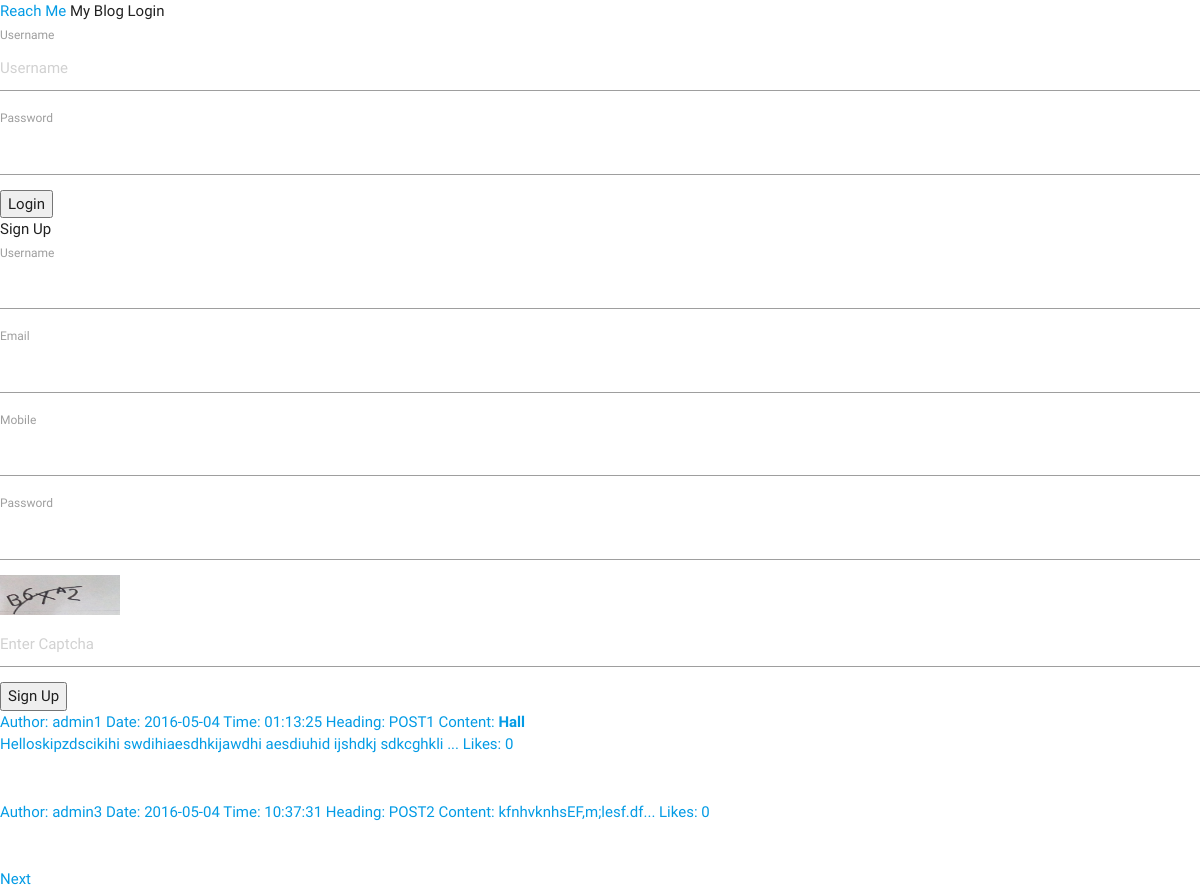
/index.php?p=2, run on an earlier commit of the app's database.
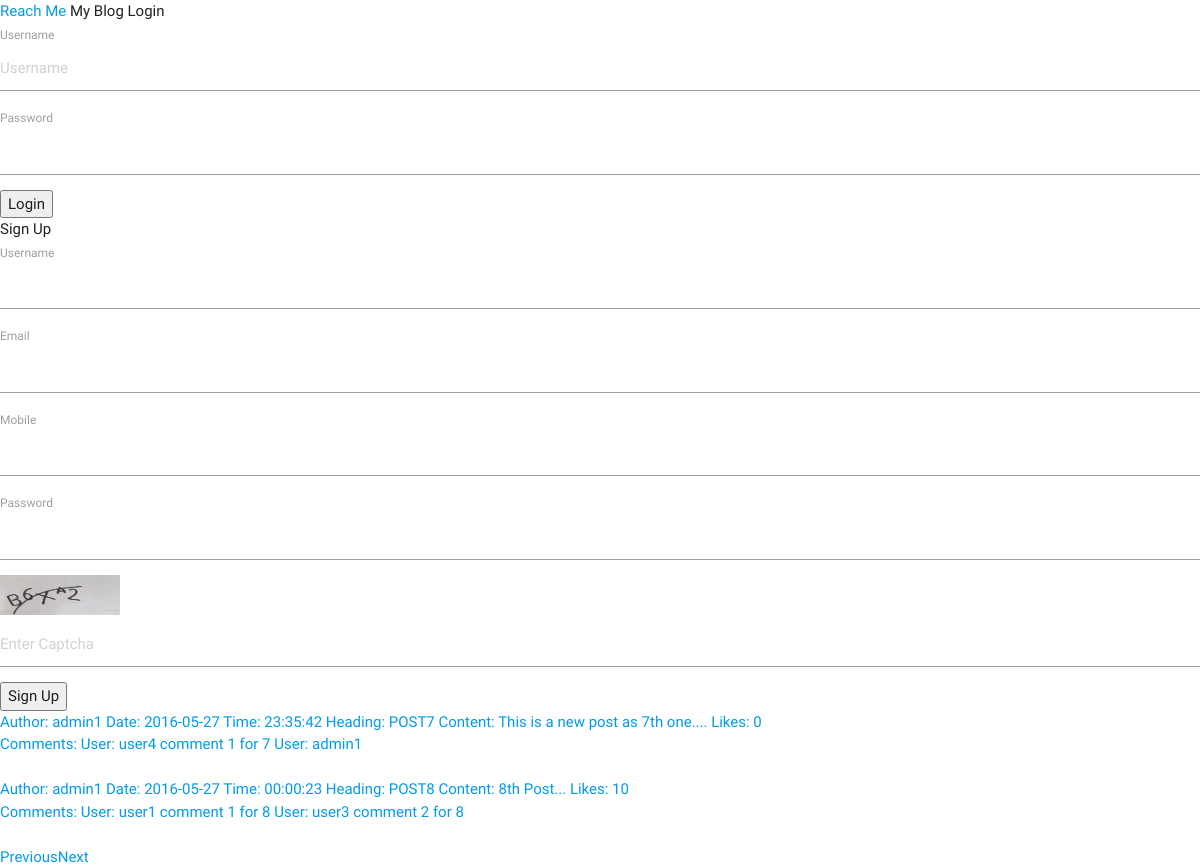
And on a later commit of the database.
### tables this page shows
CREATE TABLE `post` (
  `id` int(11) NOT NULL,
  `auther` varchar(30) NOT NULL,
  `date` date NOT NULL,
  `time` time NOT NULL,
  `heading` varchar(40) NOT NULL,
  `content` varchar(500) NOT NULL,
  `likes` int(11) DEFAULT '0'
);

CREATE TABLE `comments` (
  `reference` int(11) NOT NULL,
  `id` int(11) NOT NULL,
  `username` varchar(20) NOT NULL,
  `comment` varchar(150) NOT NULL
);

### index.php (the view, shortened to what this page needs)
<!DOCTYPE html>
<html>
  <head>
    <link type="text/css" rel="stylesheet" href="css/materialize.min.css"  media="screen,projection"/>
  </head>
  <body>
    <header>
      <a href="ReachMe.php">Reach Me</a>
      My Blog
      Login
      <form action="" method="post">
        <label>Username</label>
        <input placeholder="Username" type="text" name="name" required>
        <label>Password</label>
        <input type="password" name="password" required>
        <button type="submit" name="login" value="Login">Login</button>
      </form>
      Sign Up
      <form action="" method="post">
        <label>Username</label>
        <input type="text" name="name" required>
        <label>Email</label>
        <input type="email" name="email" required>
        <label>Mobile</label>
        <input type="number" name="mobile" required>
        <label>Password</label>
        <input type="password" name="password" required>
        <?php $pic=3;
          echo "<img src=img/captcha/$pic.jpg height=40px width=120px>";
        ?>
        <input type="text" name="captcha" placeholder="Enter Captcha" required>
        <button type="submit" name="signup" value="Signup">Sign Up</button>
      </form>
    </header>
    <section>
      <?php
        $posts=mysql_query("SELECT * FROM post ORDER BY date DESC") or die(mysql_error());
        $postcount=mysql_num_rows($posts);
        $postperpage=2;
        $pagecount=$postcount/$postperpage;
        if(isset($_GET['p']))
        {
          $curpage=$_GET['p'];
        }
        else
        {
          $curpage=0;
        }
        if($curpage>$pagecount)
          $curpage=0;
        if($curpage<0)
          $startpost=0;
        else
          $startpost=$curpage*$postperpage;
        $previous=$curpage-1;
        $next=$curpage+1;
      ?>
      <?php
        $posts=mysql_query("SELECT * FROM post ORDER BY date DESC LIMIT $startpost, $postperpage") or die(mysql_error());
        while($post=mysql_fetch_assoc($posts)):
      ?>
      <div>
        <?php
            $id=$post["id"];
            echo "<a href=post.php?id=$id>";
            echo "Author: ", $post["auther"];
            echo " Date: ", $post["date"];
            echo " Time: ", $post["time"];
            echo " Heading: ", $post["heading"];
            $content=substr($post["content"],0,100);
            echo " Content: ", $content, "...";
            echo " Likes: ", $post["likes"], "<br>";
            $comments=mysql_query("SELECT * FROM comments WHERE id='$id' LIMIT 2") or die(mysql_error());
            $count=mysql_num_rows($comments);
            if($count)
              echo " Comments: ";
            while($comment=mysql_fetch_assoc($comments))
            {
              echo "User: ", $comment["username"];
              echo " ", $comment["comment"], " ";
            }
            echo "<br><br>";
            echo "</a>"
        ?>
      </div>
      <?php
        endwhile;
        if($curpage>0)
          echo "<a href='index.php?p=$previous'>Previous</a>";
        if($curpage<$pagecount-1)
          echo "<a href='index.php?p=$next'>Next</a>";
      ?>
    </section>
  </body>
</html>

What changed in the data, as far as the page shows it:
no longer on this page (row edited): post: auther "admin1", date "2016-05-04", time "01:13:25", heading "POST1", content "Hall Helloskipzdscikihi swdihiaesdhkijawdhi aesdiuhid ijshdkj sdkcghkli", likes "0"
no longer on this page (row edited): post: auther "admin3", date "2016-05-04", time "10:37:31", heading "POST2", content "kfnhvknh sEF,m;lesf.df", likes "0"
added post: auther "admin1", date "2016-05-27", time "23:35:42", heading "POST7", content "This is a new post as 7th one.", likes "0", shows "Comments:"
added comments: username "user4", comment "comment 1 for 7", shown under "admin1"
added comments: username "admin1"
added post: auther "admin1", date "2016-05-27", time "00:00:23", heading "POST8", content "8th Post", likes "10", shows "Comments:"
added comments: username "user1", comment "comment 1 for 8", shown under "admin1"
added comments: username "user3", comment "comment 2 for 8", shown under "admin1"
Also different on the page:
text now shown: "Previous"
